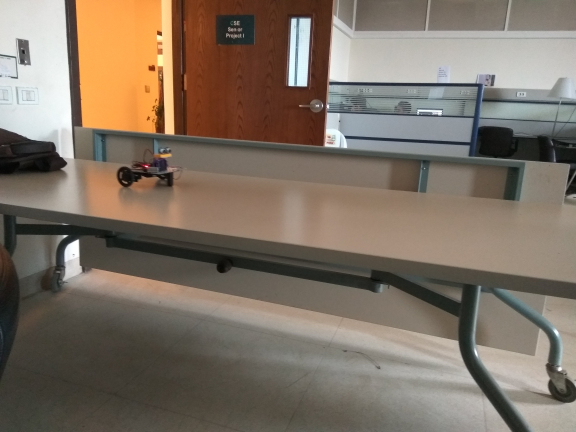
#> input picture img1.jpg, 1152 x 864 px (shown at 1/2 size)
$ python main.py   (Python 2 division)
#> lines starting #> are read from the running program, lines starting #| are printed output that depends on the picture
from Tkinter import Tk
import tkFileDialog
from tkFileDialog import askopenfilename
import cv2
import numpy as np

#Tk().withdraw() # we don't want a full GUI, so keep the root window from appearing
#filenames = tkFileDialog.askopenfilenames(filetypes = (("jpeg files","*.jpg"),("all files","*.*"))) # show an "Open" dialog box and return the path to the selected file
filenames = ['img1.jpg', 'img2.jpg', 'img3.jpg']


if len(filenames) < 1:
    exit()

images = [cv2.imread(x) for x in filenames]
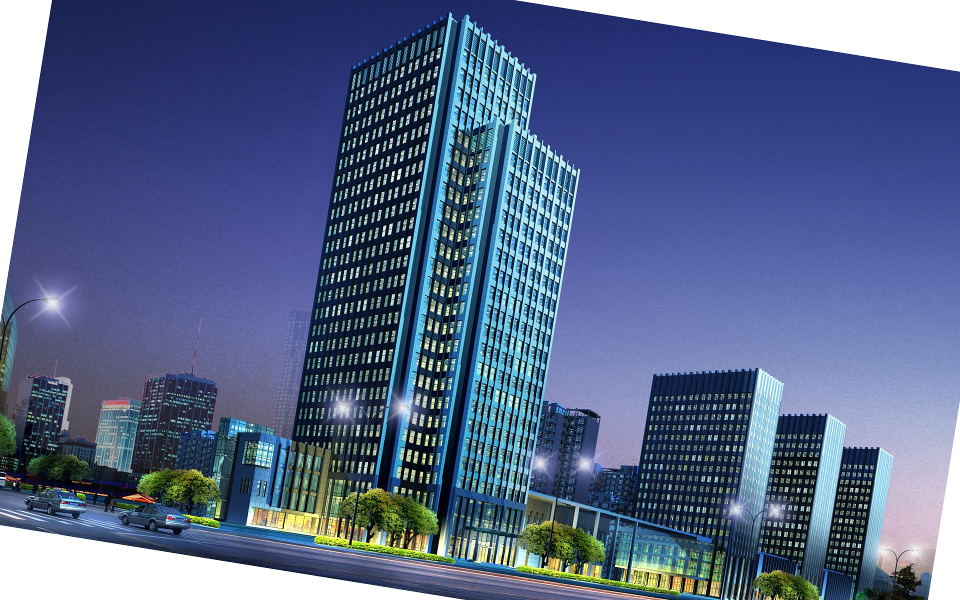
#> input picture img2.jpg, 960 x 600 px
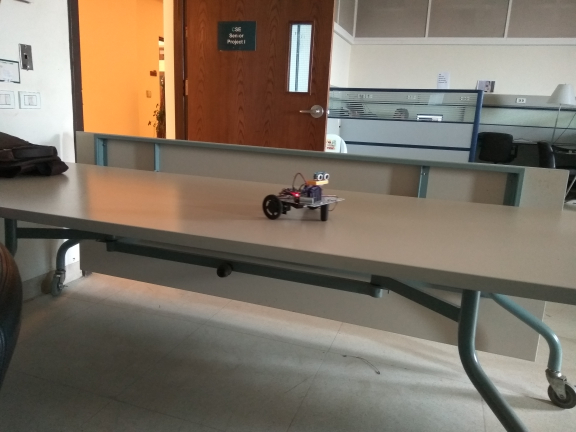
#> input picture img3.jpg, 1152 x 864 px (shown at 1/2 size)
#> images = 3 items
images_grayscale = [cv2.cvtColor(x, cv2.COLOR_BGR2GRAY) for x in images]
#> images_grayscale = 3 items

# Find size of image1

sz = images_grayscale[0].shape
#> sz = (864, 1152)

for idx in range(1,len(images_grayscale)):
    warp_mode = cv2.MOTION_AFFINE
    warp_matrix = np.eye(2, 3, dtype=np.float32)

    # Specify the number of iterations.
    number_of_iterations = 100;

    # Specify the threshold of the increment
    # in the correlation coefficient between two iterations
    termination_eps = 1e-10;

    # Define termination criteria
    criteria = (cv2.TERM_CRITERIA_EPS | cv2.TERM_CRITERIA_COUNT, number_of_iterations,  termination_eps)

    # Run the ECC algorithm. The results are stored in warp_matrix.
#> (the run stopped early here; a loop or call above may not have finished)
